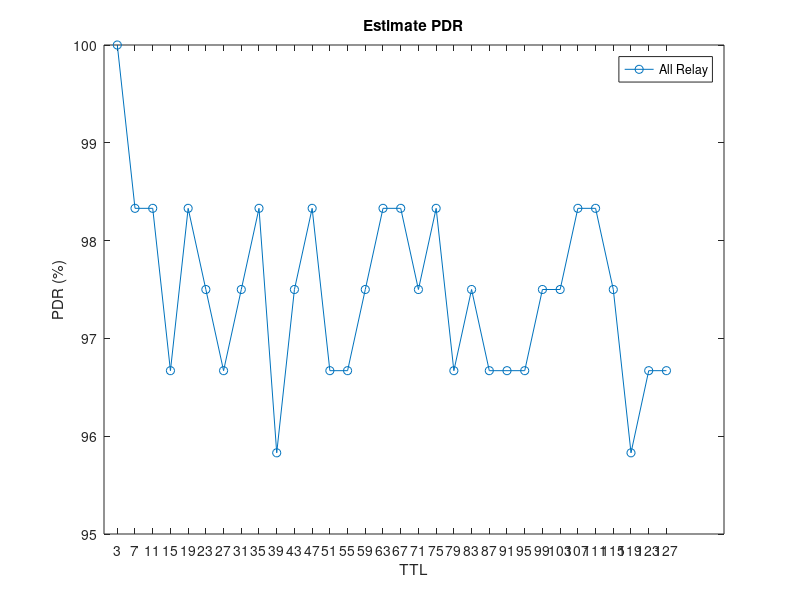

MATLAB code to generate this figure:
ttls = 3:4:127;
pdrs = [1,0.9833,0.9833,0.9667,0.9833,0.975,0.9667,0.975,0.9833,0.9583,0.975,0.9833,0.9667,0.9667,0.975,0.9833,0.9833,0.975,0.9833,0.9667,0.975,0.9667,0.9667,0.9667,0.975,0.975,0.9833,0.9833,0.975,0.9583,0.9667,0.9667];
pdrs = pdrs * 100;
figure
plot(ttls, pdrs, '-o')

title('Estimate PDR')
xlabel('TTL')
ylabel('PDR (%)')
xticks(ttls)
legend('All Relay')
% xticklabels({'4','5','6','7','8','9','10', '11', '12', '13', '127'})